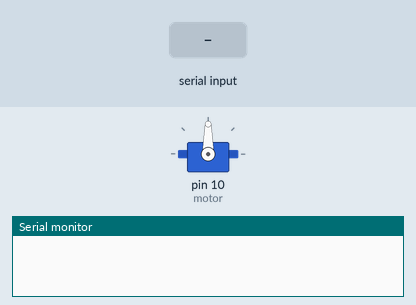
Simulated run of this sketch. Board: Arduino Uno, built with avr-gcc and run on an emulated ATmega328P. Parts: servo, the last lines printed to the serial monitor. Inputs (shaded band) come from the test bench.

Above: at 1.2 s.
1.3 s: "1" received over Serial
At 1.8 s:
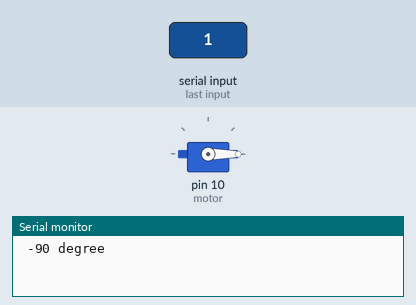
2.9 s: "2" received over Serial
At 4.2 s:
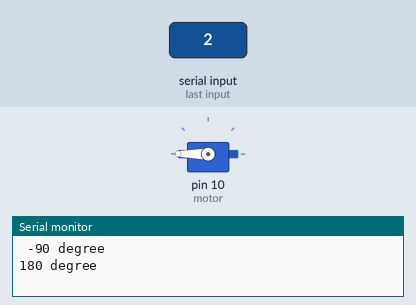
4.5 s: "0" received over Serial
At 5.4 s:
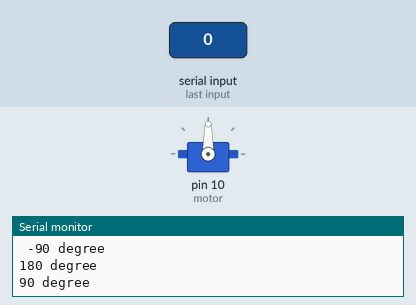
6.1 s: "3" received over Serial
At 6.6 s:
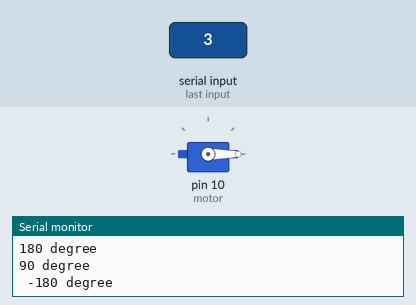
Timing chart, 0 to 8.7 s (numbered marks = the images above; inputs shaded):
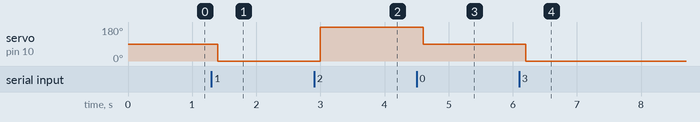

Measured:
- after the input at 1.3 s, servo on pin 10 (motor): 90° → 0° after 0.10 s
- after the input at 2.9 s, servo on pin 10 (motor): 0° → 180° after 0.10 s
- after the input at 4.5 s, servo on pin 10 (motor): 180° → 90° after 0.10 s
- after the input at 6.1 s, servo on pin 10 (motor): 90° → 0° after 0.10 s

The sketch:

servo.ino
```cpp
#include<Servo.h>
Servo motor;
int times = 0;
void setup() {
  motor.attach(10);
  Serial.begin(9600);

}

void loop() {
  int ang;
  if (Serial.available()) {
    delay(100); //stability
    if (Serial.available() > 0) {
      ang = Serial.read();
      times = 0;

      if (ang == '0') {
        motor.write(90);
        if (times == 0) {
          Serial.println("90 degree");
          times = 1;
        }
      }

      else if (ang == '1') {
        motor.write(-90);
        if (times == 0) {
          Serial.println(" -90 degree");
          times = 1;
        }
      }
      else if ( ang == '2') {
        motor.write(180);
        if (times == 0) {
          Serial.println("180 degree");
          times = 1;
        }
      }
      else if ( ang == '3') {
        motor.write(-180);
        if (times == 0) {
          Serial.println(" -180 degree");
          times = 1;
        }
      }

    }

  }

}
```
